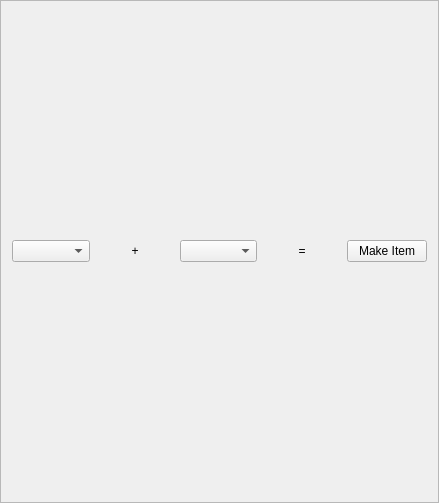
<?xml version="1.0" encoding="UTF-8"?>
<ui version="4.0">
 <class>inventoryframe</class>
 <widget class="QFrame" name="inventoryframe">
  <property name="geometry">
   <rect>
    <x>0</x>
    <y>0</y>
    <width>439</width>
    <height>503</height>
   </rect>
  </property>
  <property name="sizePolicy">
   <sizepolicy hsizetype="MinimumExpanding" vsizetype="MinimumExpanding">
    <horstretch>0</horstretch>
    <verstretch>0</verstretch>
   </sizepolicy>
  </property>
  <property name="sizeIncrement">
   <size>
    <width>4</width>
    <height>0</height>
   </size>
  </property>
  <property name="windowTitle">
   <string>Frame</string>
  </property>
  <property name="frameShape">
   <enum>QFrame::StyledPanel</enum>
  </property>
  <property name="frameShadow">
   <enum>QFrame::Raised</enum>
  </property>
  <layout class="QGridLayout" name="gridLayout_4" rowstretch="1,0" columnstretch="0">
   <item row="1" column="0">
    <layout class="QHBoxLayout" name="itemMake">
     <item>
      <widget class="QComboBox" name="itemMake1"/>
     </item>
     <item>
      <widget class="QLabel" name="ItemMakePlus">
       <property name="text">
        <string>+</string>
       </property>
       <property name="alignment">
        <set>Qt::AlignCenter</set>
       </property>
      </widget>
     </item>
     <item>
      <widget class="QComboBox" name="itemMake2"/>
     </item>
     <item>
      <widget class="QLabel" name="itemMakeEquals">
       <property name="text">
        <string>=</string>
       </property>
       <property name="alignment">
        <set>Qt::AlignCenter</set>
       </property>
      </widget>
     </item>
     <item>
      <widget class="QPushButton" name="makeItemButton">
       <property name="text">
        <string>Make Item</string>
       </property>
      </widget>
     </item>
    </layout>
   </item>
   <item row="0" column="0">
    <layout class="QGridLayout" name="gridLayout"/>
   </item>
  </layout>
 </widget>
 <resources/>
 <connections/>
</ui>
